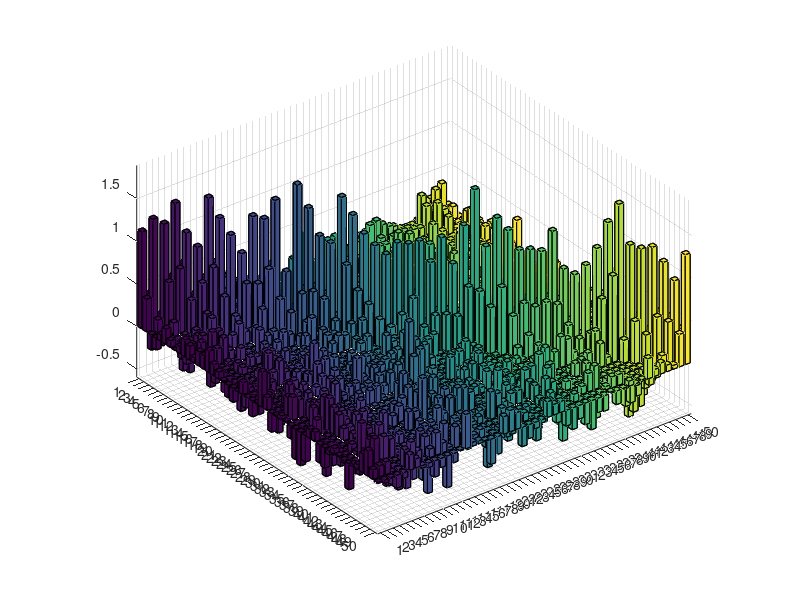
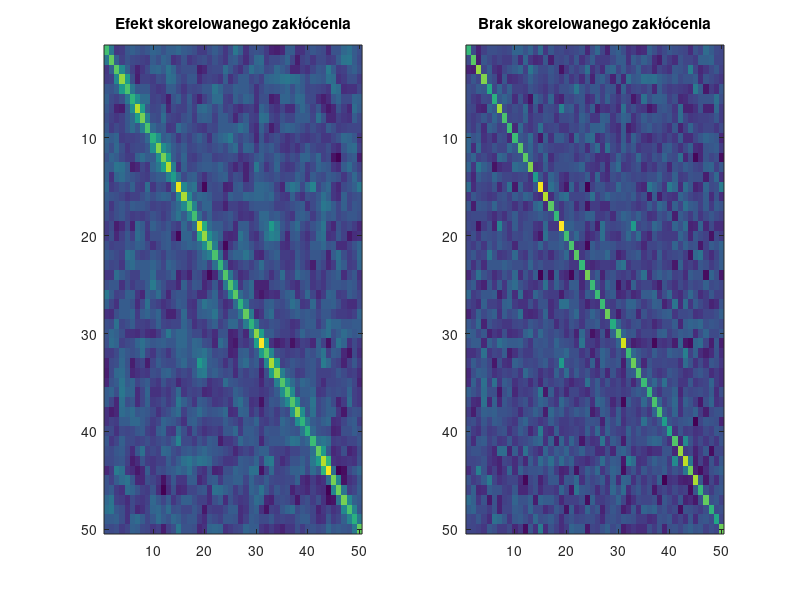

MATLAB code to generate these figures, in order:
clear all;
close all;
D = 20;
mu = 0;
sigma = 1;
mu = ones(1,D)*mu;
N = 50;

sigma = eye(D)*sigma;
rng('default')  % For reproducibility
X = mvnrnd(mu,sigma,N);
a = [1,4,7,3,2,6,1,9,3,2,1,5,4,7,4,3,9,0,1,2];

e = normrnd(0,1,[N,1]);
Zn = zeros(N,N);
Zs = zeros(N,N);
Yn = zeros(N,N);
Ys = zeros(N,N);
for i=1:N
   e_new = normrnd(0,1,[N,1]);
   Zn(:,i) = e_new;
   Zs(:,i) = e_new + 0.5*e;
   temp = X * a';
   for j=1:N
       Yn(j,i) =  temp(j) + Zn(j,i);
   end
   for j=1:N
       Ys(j,i) =  temp(j) + Zs(j,i);
   end
   e = e_new;
end
figure(1)
bar3(cov(Zs))

figure(2)
subplot(1,2,1)
imagesc(cov(Zs))
title("Efekt skorelowanego zakłócenia")

subplot(1,2,2)
imagesc(cov(Zn))
title("Brak skorelowanego zakłócenia")